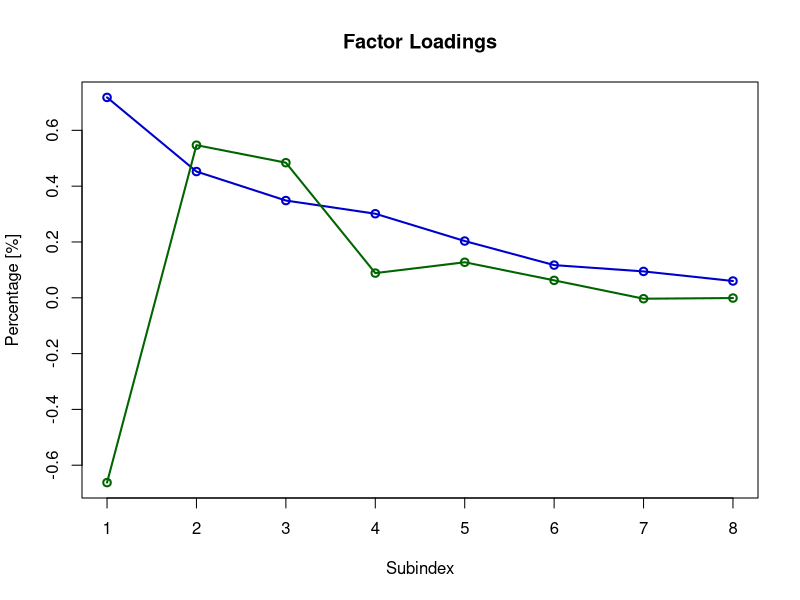

Write R code to recreate this figure.
# clear cache and close windows
rm(list=ls(all=TRUE))
graphics.off()
 
x          = read.table("implvola.dat") # load data
x          = x*100                      # scale
n          = nrow(x)                    # number of rows
z          = x[2:n,] - x[1:(n-1),]      # first difference
s          = cov(z)*100000              # covariance of returns
tmp        = eigen(s)                   # spectral decomposition
l          = tmp$values                 # eigenvalues
g          = tmp$vectors                # eigenvectors
g[,2]      = g[,2]*(-1)                 # correction of sign for publication purpose
  
gr1        = cbind(1:8,g[,1])           # first principal component
gr2        = cbind(1:8,g[,2])           # second principal component

plot(gr1,type="l",col="blue3",xlab="Subindex",ylab="Percentage [%]",lwd=2,ylim=c(min(g[,1:2]),max(g[,1:2])))
points(gr1,col="blue3",lwd=2,pch=1)
title("Factor Loadings")
lines(gr2,col="darkgreen",lwd=2)
points(gr2,col="darkgreen",lwd=2)

